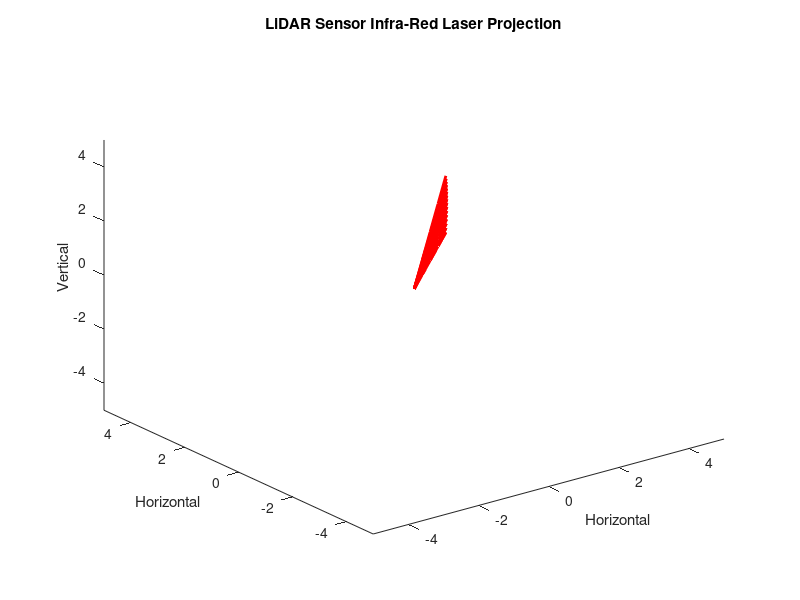

Reproduce this figure in MATLAB.
clear all

r = 5;
i = 0;
j = r;
k = j - i;

for vertical_angle=-15:2:15
    for radius=0.04191:r
        for index=(i+1):(j+1)
            x(index)=radius*cosd(vertical_angle)*sind(90);
            y(index)=radius*cosd(vertical_angle)*cosd(0);
            z(index)=radius*sind(vertical_angle);
        end
        i = i + k + 1;
        j = j + k + 1;
    end
end

direction = [0 0 1];
for alpha=0:1:360
   rotate(plot3(x, y, z, 'LineWidth', 2.0, 'color', 'r'), direction, alpha);
   xlim([-5 5]);
   ylim([-5 5]);
   zlim([-5 5]);
   title('LiDAR Sensor Infra-Red Laser Projection');
   xlabel('Horizontal');
   ylabel('Horizontal');
   zlabel('Vertical');
   drawnow;
end